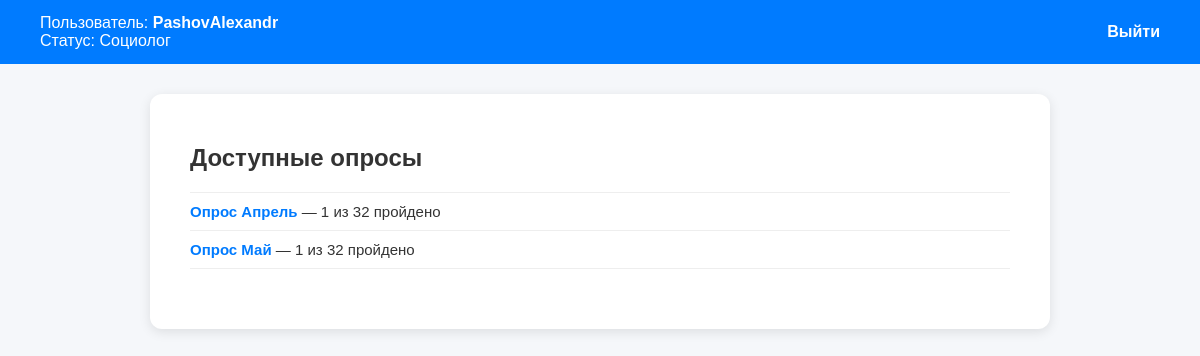
Screenshot of /surveys/ (signed in) with the database file from the repository.
### core/models.py (models this page shows)
class AssignedSurvey(models.Model):
    survey = models.ForeignKey('Survey', on_delete=models.CASCADE)
    employee = models.ForeignKey(User, on_delete=models.CASCADE)
    required_attempts = models.PositiveIntegerField(default=1)
    assigned_at = models.DateTimeField(auto_now_add=True)
    completed_count = models.PositiveIntegerField(default=0)

class Survey(models.Model):
    title = models.CharField(max_length=255)
    created_at = models.DateTimeField(auto_now_add=True)

### core/views.py (the view)
# urls.py: path('surveys/', survey_list_for_user, name='survey_list_for_user'),
@group_required('soc')
def survey_list_for_user(request):
    surveys = AssignedSurvey.objects.filter(employee=request.user).select_related('survey')
    for assigned_survey in surveys:
        print(assigned_survey.survey.title)
        print(assigned_survey.survey.created_at)
    return render(request, 'survey_list.html', {'surveys': surveys})

### core/views.py (called while the page is built)
def group_required(group_name):
    def in_group(u):
        return u.is_authenticated and u.groups.filter(name=group_name).exists()
    return user_passes_test(in_group, login_url='/no-permission/' )

### core/templates/survey_list.html (shortened to what this page needs)
  <header>
    <div class="user-info">
        Пользователь: <strong>{{ request.user.username }}</strong><br>
        Статус: Социолог
    </div>
    <a href="{% url 'logout' %}" class="logout-link">Выйти</a>
  </header>
  <div class="container">
  <h2>Доступные опросы</h2>
  <ul>
    {% for survey in surveys %}
      <li>
        <a href="{% url 'survey_take' survey.survey.pk %}">{{ survey.survey.title }}</a>
        <span>— {{ survey.completed_count }} из {{ survey.required_attempts }} пройдено</span>
      </li>
    {% endfor %}
  </ul>
</div>

### core/templates/survey_list.html (style rules this page uses)
header { display: flex; justify-content: space-between; align-items: center; background: #007bff; color: white; padding: 14px 40px; }
header .user-info { font-size: 16px; }
header .user-info strong { font-weight: 700; }
header a.logout-link { color: white; font-weight: 600; text-decoration: none; font-size: 16px; }
.container { background: white; margin: 30px auto; padding: 30px 40px; border-radius: 12px; box-shadow: 0 3px 12px rgb(0 0 0 / 0.1); width: 81vw; max-width: 900px; box-sizing: border-box; }
ul { list-style: none; padding-left: 0; margin: 0 0 30px 0; max-height: 240px; overflow-y: auto; border-top: 1px solid #eee; border-bottom: 1px solid #eee; }
ul li { padding: 10px 0; border-bottom: 1px solid #eee; font-size: 15px; }
ul li:last-child { border-bottom: none; }
ul li a { text-decoration: none; color: #007bff; font-weight: 600; }

### rows the page displays
AssignedSurvey: survey "Опрос Апрель", completed_count "1", required_attempts "32"
AssignedSurvey: survey "Опрос Май", completed_count "1", required_attempts "32"

### other values shown
{{ request.user.username }} "PashovAlexandr"
